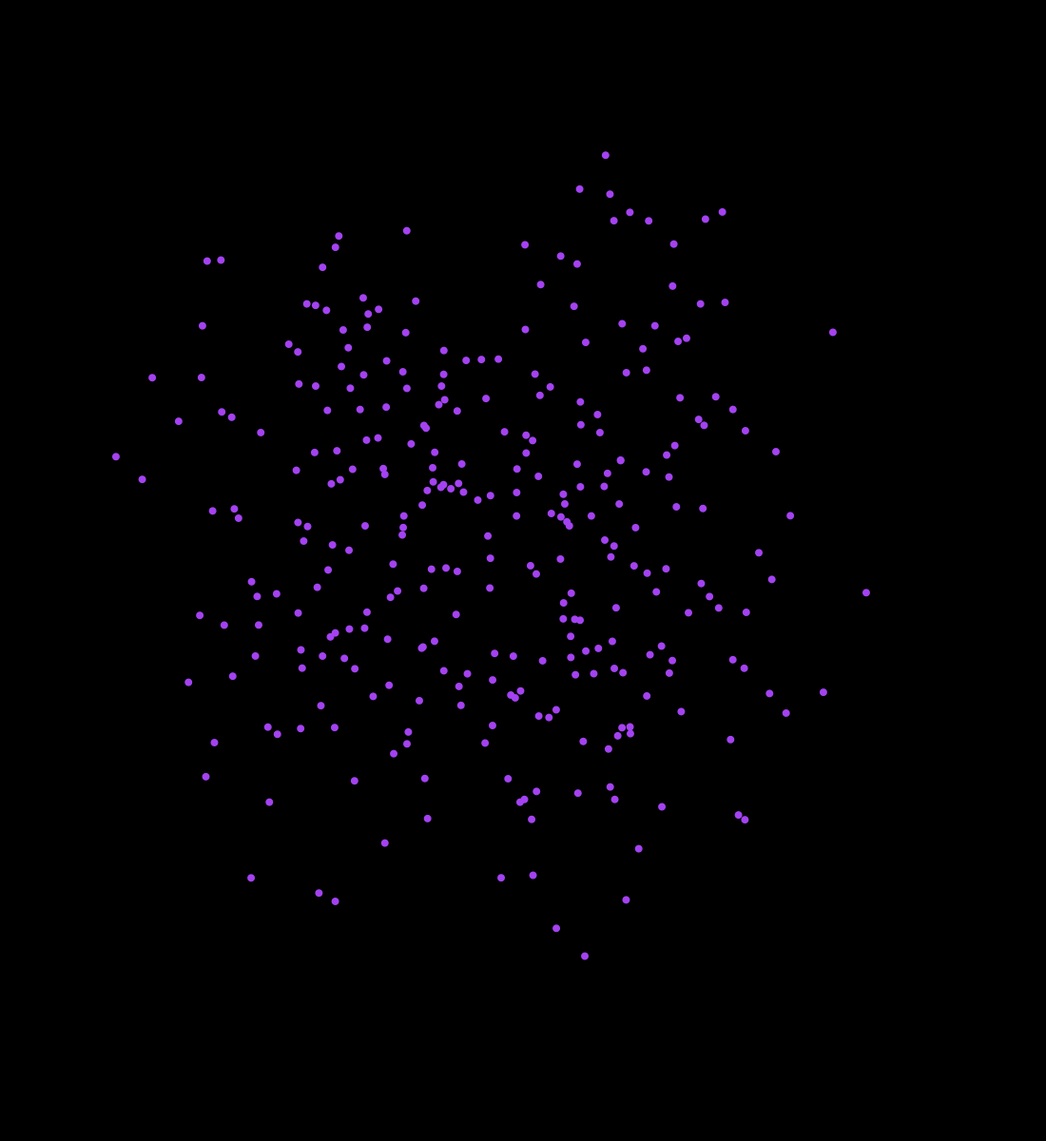
Frame 1 (no input)
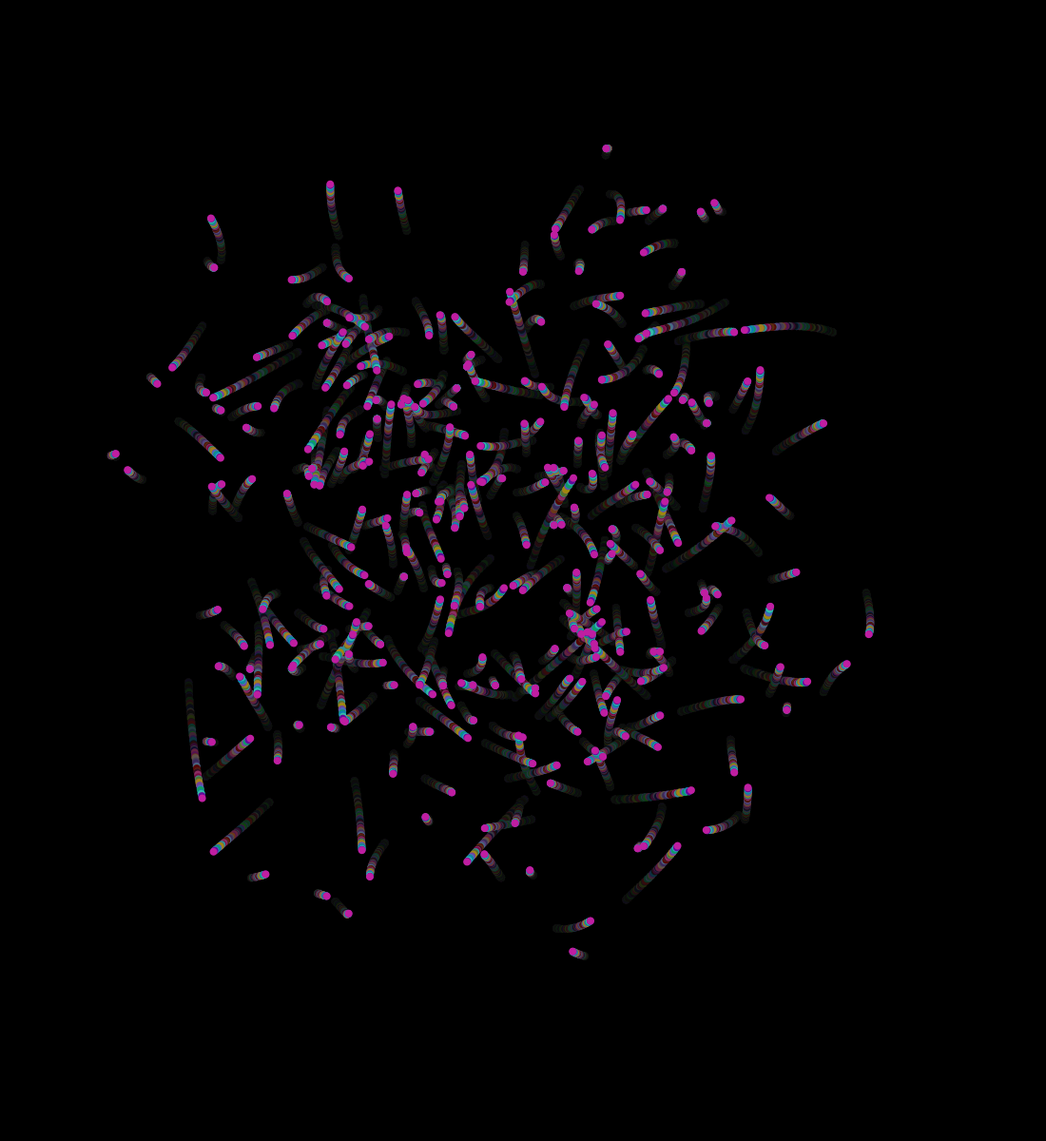
Frame 60 (the mouse pressed at the canvas centre just before this capture)
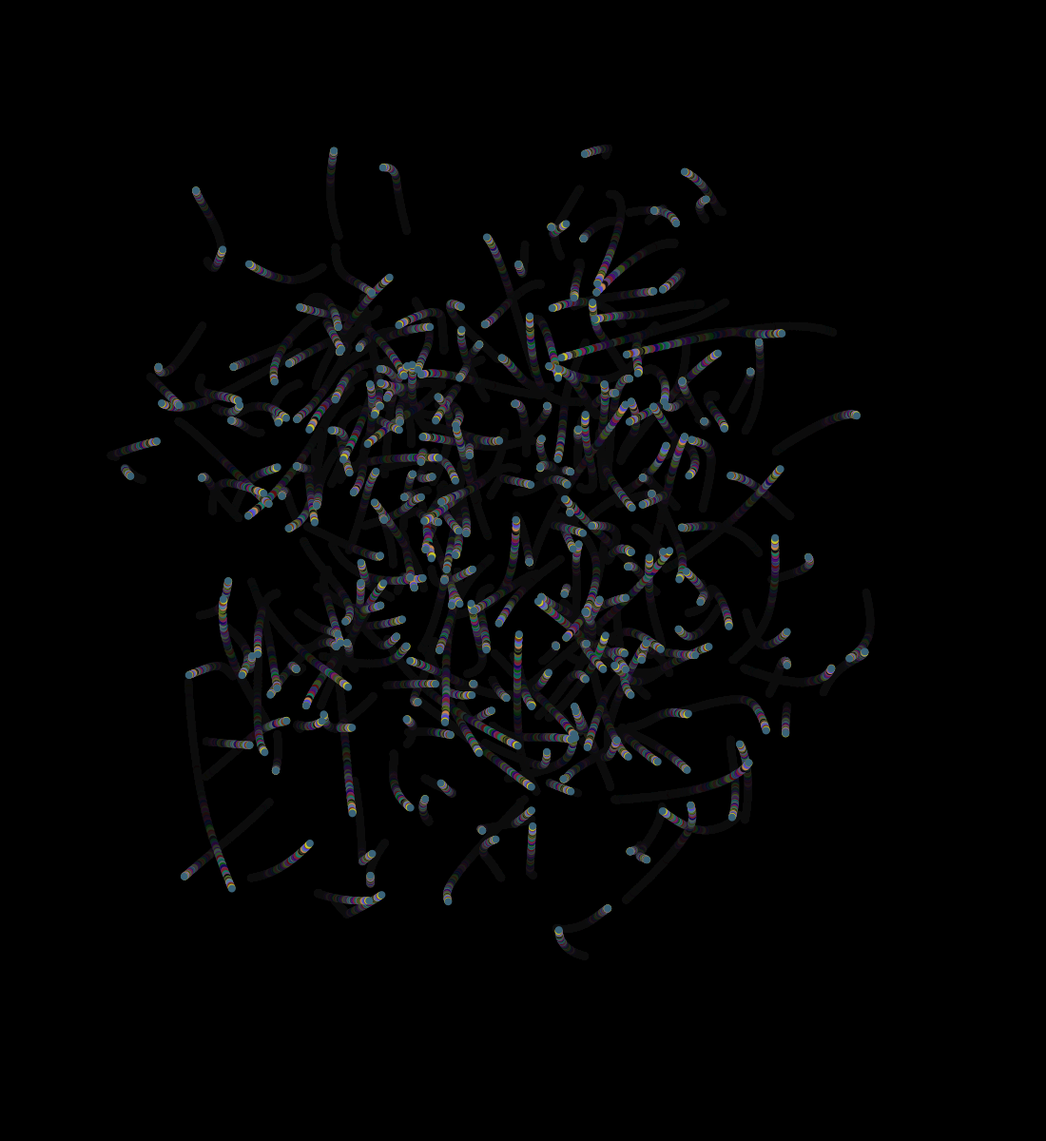
Frame 120 (the mouse held since frame 60 and released just before this capture)

The Processing sketch that drew these frames (run headless with seeded random() and noise(); from frame 60 on, the mouse is pressed at the canvas centre):

// Processing sketch: magicworms
// ── magicworms.pde
void draw(){
 float r = random(255);
 float g = random(255);
  float b = random(255);
makeMagical();
  for (int i = 0; i < 300; i++){
    fill(r,g,b);
   float x = getWormX(i);
     float y =  getWormY(i);
  ellipse(x, y, 8,8);
  }
}
void setup(){
      size(1100,1200 );
     background(0, 0, 0);
}
    float frequency = 0.001;
    float noiseInterval = PI;

    void makeMagical() {
        fill( 0, 0, 0, 10 );
        rect(0, 0, width, height);
        noStroke();
    }

    float getWormX(int i) {
        return map(noise(i*noiseInterval + frameCount * frequency), 0, 1, 0, width);
    }

    float getWormY(int i) {
        return map(noise(i*noiseInterval+1 + frameCount * frequency), 0, 1, 0, height);
    }
